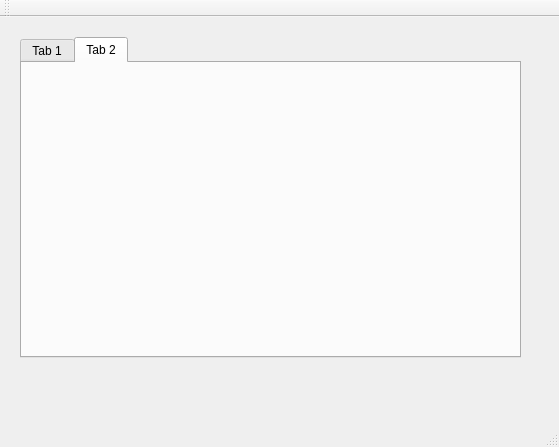
<?xml version="1.0" encoding="UTF-8"?>
<ui version="4.0">
 <class>MainWindow</class>
 <widget class="QMainWindow" name="MainWindow">
  <property name="geometry">
   <rect>
    <x>0</x>
    <y>0</y>
    <width>559</width>
    <height>447</height>
   </rect>
  </property>
  <property name="windowTitle">
   <string>MainWindow</string>
  </property>
  <widget class="QWidget" name="centralWidget">
   <widget class="QTabWidget" name="tabWidget">
    <property name="geometry">
     <rect>
      <x>20</x>
      <y>20</y>
      <width>501</width>
      <height>321</height>
     </rect>
    </property>
    <property name="currentIndex">
     <number>1</number>
    </property>
    <widget class="QWidget" name="tab">
     <attribute name="title">
      <string>Tab 1</string>
     </attribute>
    </widget>
    <widget class="QWidget" name="tab_2">
     <attribute name="title">
      <string>Tab 2</string>
     </attribute>
    </widget>
   </widget>
  </widget>
  <widget class="QMenuBar" name="menuBar">
   <property name="geometry">
    <rect>
     <x>0</x>
     <y>0</y>
     <width>559</width>
     <height>22</height>
    </rect>
   </property>
  </widget>
  <widget class="QToolBar" name="mainToolBar">
   <attribute name="toolBarArea">
    <enum>TopToolBarArea</enum>
   </attribute>
   <attribute name="toolBarBreak">
    <bool>false</bool>
   </attribute>
  </widget>
  <widget class="QStatusBar" name="statusBar"/>
 </widget>
 <layoutdefault spacing="6" margin="11"/>
 <resources/>
 <connections/>
</ui>
